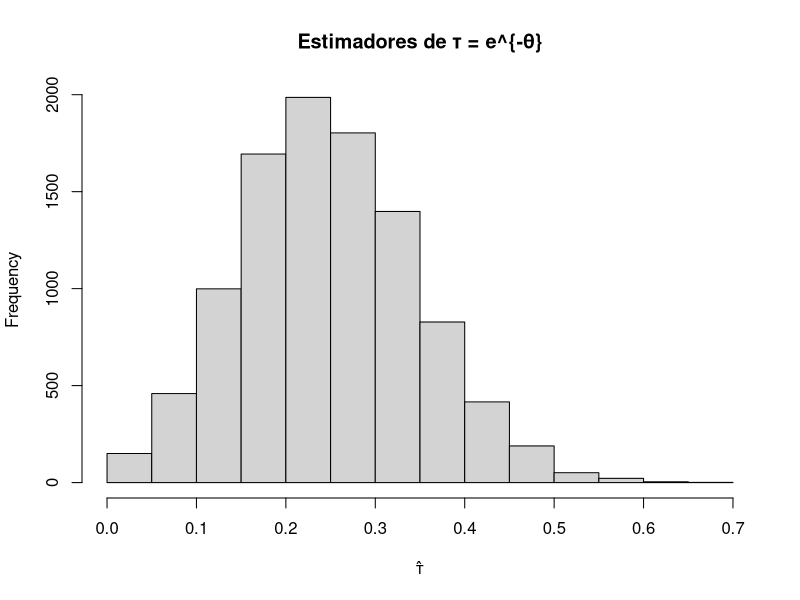
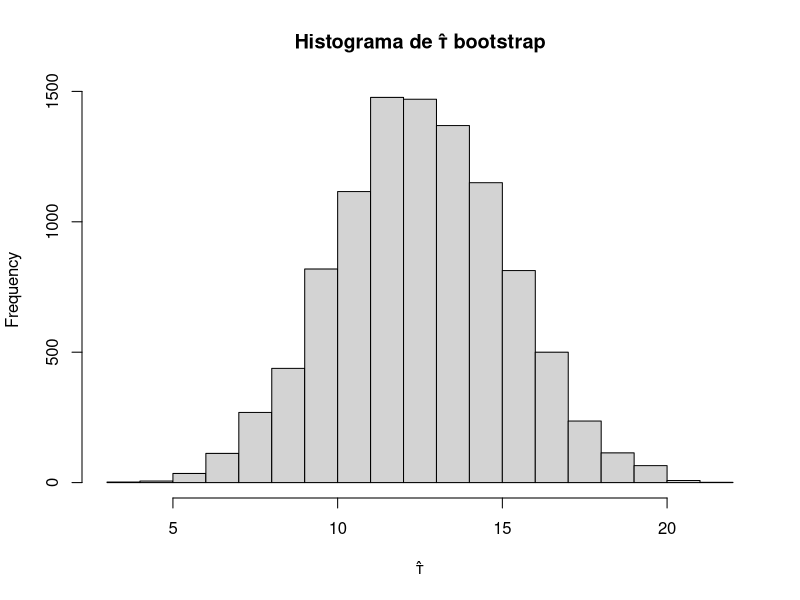

These figures' R source, in order:
## ---- chunk 1
#Empezamos limpiando nuestro ambiente
rm(list = ls(all.names = TRUE))


# Configuración global de los bloques de código (chunk's)
knitr::opts_chunk$set(
	echo = FALSE,
	fig.align = "center",
	fig.dim = c(5.0, 4.0),
	fig.pos = "H",
#Agregamos configuraciones para evitar mensajes de advertencias y de errores en el archivo
	message = FALSE,
	warning = FALSE,
	error = F
)



# Librerias
library(dplyr)      # Para el manejo de datos
library(tidyr)
library(tibble)    # Manejo de df
library(ggplot2)    # Para realizar gráficas
library(kableExtra) # Para un mejor manejo de tablas
library(knitr)
library(purrr)      # Para la función map y map2

library(boot)       # Para el bootstrap

#Definimos la semilla para la reproducibilidad
set.seed(1234)

## ---- chunk 2
theta <- 1.3
n <- 20
B <- 10000

vector_tau <- numeric(B)

for (i in 1:B) {
  datos <- rpois(n, lambda = theta)
  vector_tau[i] <- mean(datos == 0)  # Estimador insesgado para e^{-θ}
}

Esperanza_tau <- mean(vector_tau)
Varianza_tau <- var(vector_tau)

# Mostrar resultados
Esperanza_tau
Varianza_tau

# Histograma
hist(vector_tau, main = "Estimadores de τ = e^{-θ}", xlab = "τ̂")





## ---- chunk 3
datosb <- c(1, 2, 0, 0, 1, 1, 0, 1, 0, 1, 0, 0, 1, 1, 0, 1, 1, 1, 1, 0, 0)




estimador <- function(data, indices) {
  muestra <- data[indices]
  t_hat <- ((length(muestra) - 1) / length(muestra)) * sum(muestra)
  return(t_hat)
}

resultado_boot <- boot(data = datosb, statistic = estimador, R = 10000)

# Mostrar resultados
resultado_boot

# Intervalo de confianza
boot.ci(resultado_boot, type = "perc")

# Histograma
hist(resultado_boot$t, main = "Histograma de τ̂ bootstrap", xlab = "τ̂")
